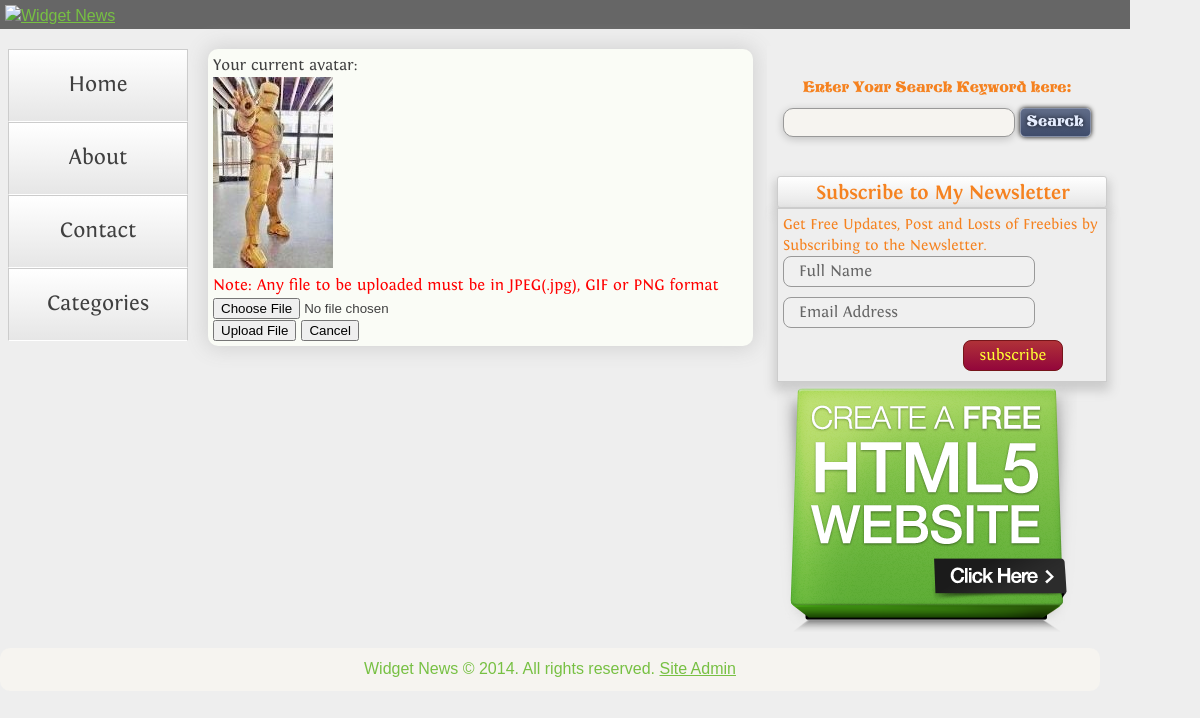
Page /?action=changeavatar (signed in) on the committed database.
### tables this page shows
CREATE TABLE `navigation` (
  `id` int(11) NOT NULL auto_increment,
  `menuName` varchar(30) NOT NULL,
  `position` int(5) NOT NULL,
  `visible` int(1) NOT NULL,
  `heading` varchar(250) NOT NULL,
  `content` text NOT NULL,
  PRIMARY KEY  (`id`)
);

CREATE TABLE `users` (
  `id` tinyint(3) unsigned NOT NULL auto_increment,
  `userName` varchar(30) NOT NULL,
  `hashedPassword` varchar(40) NOT NULL,
  `emailAddress` varchar(255) NOT NULL,
  `avatar` varchar(80) NOT NULL default 'avatar.gif',
  PRIMARY KEY  (`id`)
);

### classes/Functions.php (called while the page is built, shortened)
<?php
function get_all_nav()
{        global $connection;
     $query = "SELECT *
	           FROM navigation
			   ORDER BY position ASC";
	$subject_set = mysql_query($query,$connection);
	return $subject_set;
}
function user_profile($user_session){
	       global $connection;
        $sql= "SELECT *
	           FROM users
			   WHERE userName = '{$user_session}'
			   LIMIT 1";
		$user_set = mysql_query($sql,$connection);
		return  $user_set;
	}
?>

### templates/profileEdit.php (the view, shortened to what this page needs)
<?php require_once'include/avatar_action.php'; ?>
<?php include "include/header.php"; ?>
<ul class="nav">
<?php
$menu_ok = get_all_nav();
while($nav = mysql_fetch_array($menu_ok)){
echo"<li><a href=\".?action=navmenu&amp;subjid=".urlencode($nav['id'])."\">".htmlspecialchars( $nav['menuName'] )."</a></li>";
}
?>
 </ul>
</div>
 <div class="content">
  <div id="storyplatform">
  <?php
	if(isset($_SESSION['useridentity'])){
		$user_prof_ok = user_profile($_SESSION['useridentity']);
	    while($edit = mysql_fetch_array($user_prof_ok)){
  ?>
  <form enctype="multipart/form-data" action="" method="post">
  <label for="your Avatar">Your current avatar:</label>
  <br />
  <?php echo "<img src=\"".AV_UPLOAD_PATH.$edit['avatar']."\">" ;?>
  <br />
  <?php if(!empty($amessage)){echo "<span style=\"color:#f00\">".$amessage."</span><br />";}
  else{ echo "<span style=\"color:#f00\">Note: Any file to be uploaded must be in JPEG(.jpg), GIF or PNG format</span>";}
  ?>
  <input type="file" id="avatar" name="avatar" />
  <br />
  <input type="submit" name="changeavatar" value="Upload File">
  <input type="reset" name="cancel" value="Cancel" />
</form>
<?php } } ?>
</div>
 </div>
  </div>
<?php include "templates/include/footer.php"; ?>

### css/index.css (style rules this page uses)
body { font: 100%/1.4 verdana,helvetica,arial,sans-serif; background:#eeeeee; margin: 0; padding: 0; color:#FFF; background-attachment:fixed; }
ul, ol, dl { padding: 0; margin: 0; }
a { color:#77c043; }
.content { padding: 10px 0; width: 700px; float: left; }
.nav { background-color:#D4D4D4; }
ul.nav a { text-decoration:none; list-style:none; text-align:center; font-size:22px; color:#404040; font-family: 'fontin',Verdana, Geneva, sans-serif; }
ul.nav { text-align:center; list-style:none; }
ul.nav li { background-color:whitesmoke;background-image:-moz-linear-gradient(top,white,#e6e6e6);background-image:-webkit-gradient(linear,0 0,0 100%,from(white),to(#e6e6e6));background-image:-webkit-linear-gradient(top,white,#e6e6e6);background-image:-o-linear-gradient(top,white,#e6e6e6);background-image:linear-gradient(to bottom,white,#e6e6e6);background-repeat:repeat-x;filter:progid:DXImageTransform.Microsoft.gradient(startColorstr='#ffffffff',endColorstr='#ffe6e6e6',GradientType=0);border-color:#e6e6e6 #e6e6e6 silver;border-color:rgba(0,0,0,0.1) rgba(0,0,0,0.1) rgba(0,0,0,0.25);*background-color:#e6e6e6;filter:progid:DXImageTransform.Microsoft.gradient(enabled = false);border:1px solid #ccc; border-bottom: 1px solid #fff; padding:20px }
#storyplatform { background-color:#fafcf6; border: 1px thin; box-shadow: 0px 0px 20px 3px #d3d3d3; border-radius:10px; -moz-border-radius:10px; -webkit-border-radius:10px; -o-border-radius:10px; padding:5px; margin:10px; font-family:'fontin',verdana,helvetica,sans-serif; }
@media screen and (max-width:1200px) and (min-width:1151px) { .content { float:left; width:565px; } }

### rows in the picture
navigation: menuName "Home"
navigation: menuName "About"
navigation: menuName "Contact"
navigation: menuName "Categories"
users: avatar (picture)
